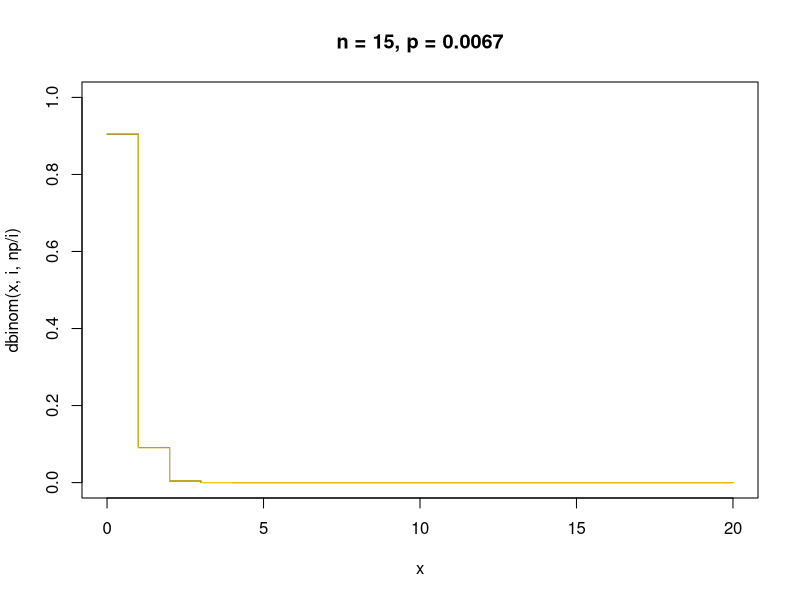
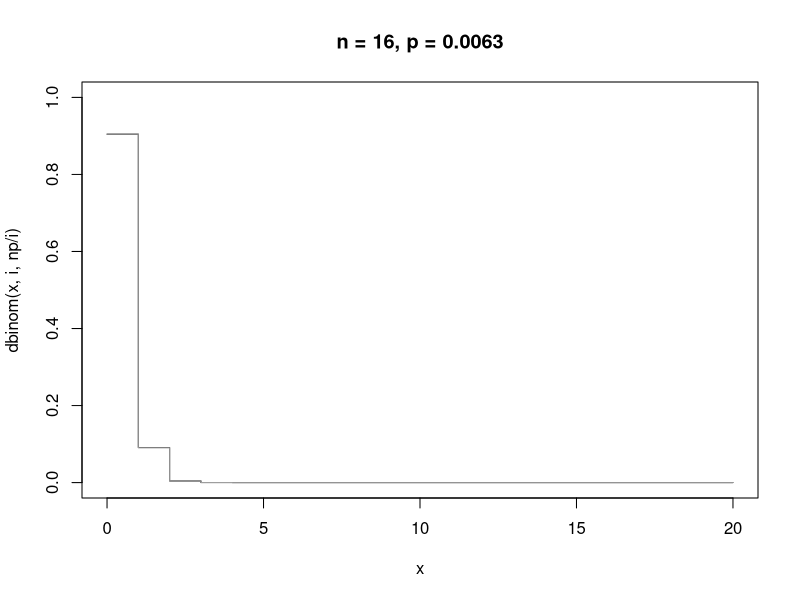
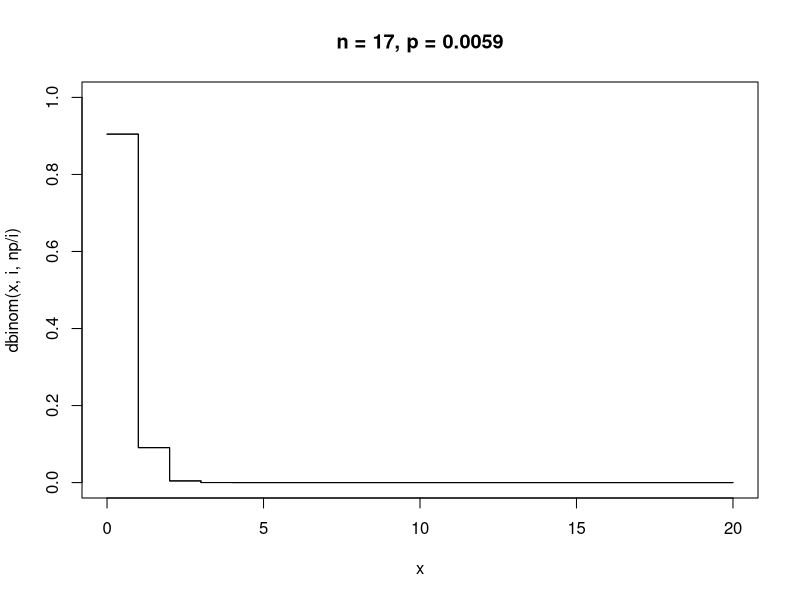
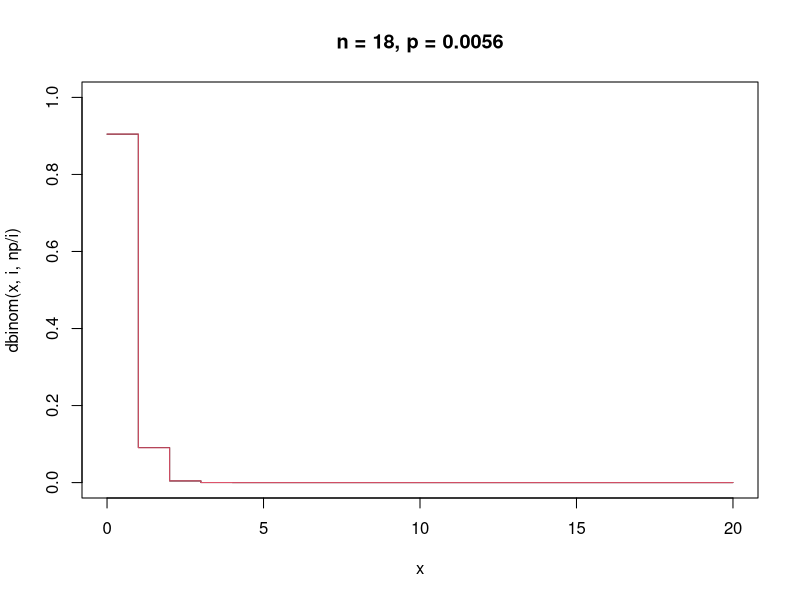
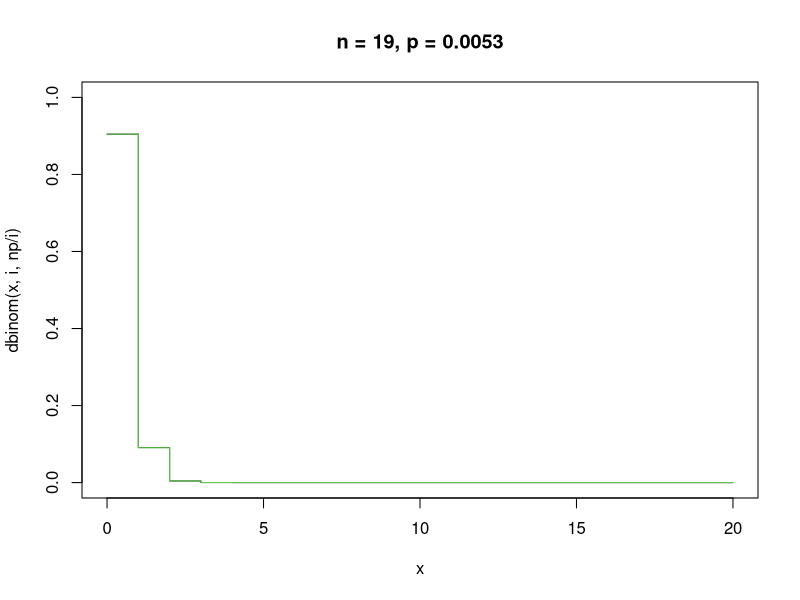
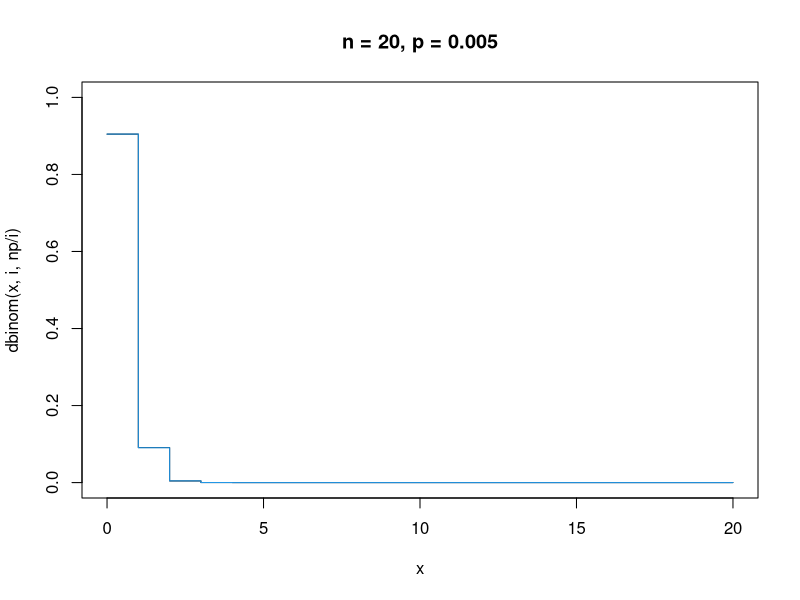
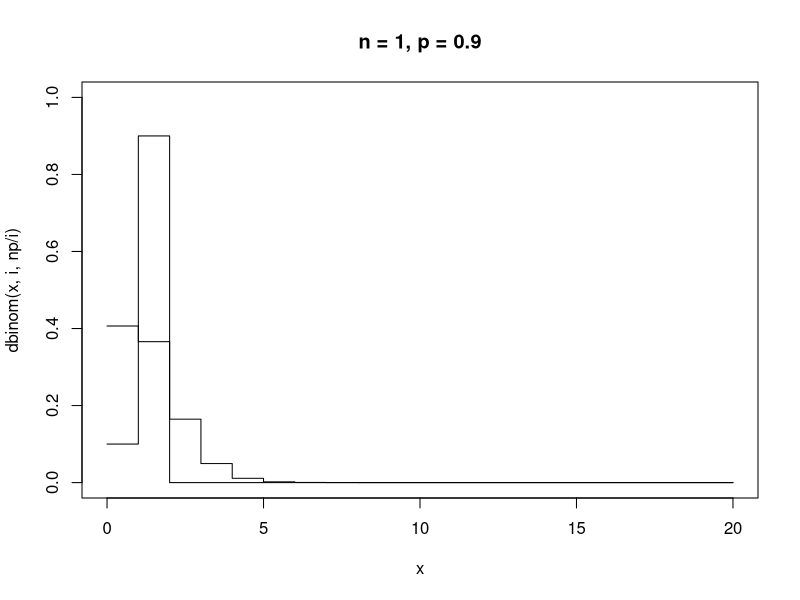
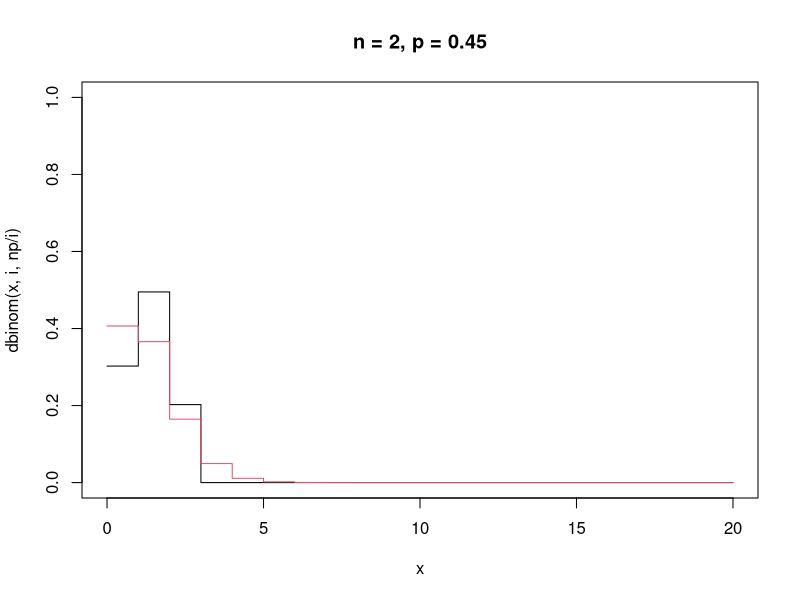

These charts were generated, in order, by the following R code:
## ---- chunk 1
x = seq(-5,5,by=0.1)
p = seq(0,1,by=0.01)
## ---- chunk 2
alpha <- beta <- c(5,1,.2)
for(i in 1:length(alpha)){
  var <- (alpha[i]*beta[i])/((alpha[i]+beta[i])^2*(alpha[i]+beta[i]+1))
  print(paste("for alpha = ", alpha[i], " and beta = ",beta[i], " Var = ", var))
}
## ---- chunk 3
alpha <- c(6,6,6,6,6,6)
beta  <- c(6,4,2,1.25,1,0.25)
for(i in 1:length(alpha)){
  mean <- (alpha[i])/(alpha[i]+beta[i])
  print(paste("for alpha = ", alpha[i], " and beta = ",beta[i], " mean = ", round(mean,4), " and median ~= ", round(qbeta(.5,alpha[i],beta[i]),4)))
}
## ---- chunk 4
x <- 0:20
n = 20

np = .1
for(i in 15:20){
  plot(x,dbinom(x,i,np/i), type = 's', ylim = c(0,1) ,main = paste0("n = ",i,", p = ",round(np/i,4)))
  lines(x,dpois(x,np),type = 's',col=i)
                }

np = .9
for(i in 1:5){
  plot(x,dbinom(x,i,np/i), type = 's', ylim = c(0,1) ,main = paste0("n = ",i,", p = ",round(np/i,4)))
lines(x,dpois(x,np),type = 's',col=i)
              }
## ---- chunk 5
r = c(1,2,3,5,10)
p = c(.5,.5,.5,.5,.5)

for(i in 1:length(r)){
  mean <- (r[i]*p[i])/(1-p[i])
  print(paste("for size = ", r[i], " and probability = ",p[i], " mean = ", mean))
}
